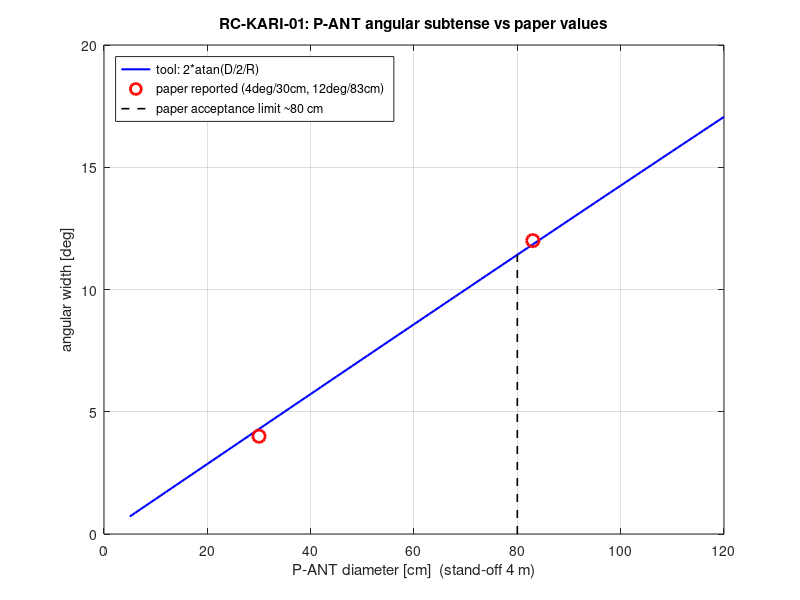

Write the MATLAB code that produced this figure. (Note: this script raises an error after producing the figure.)
function generate_figures()
%GENERATE_FIGURES Produce reference-validation comparison figures (Octave/MATLAB).
%   Writes PNGs to docs/reports/reference_validation/figures/. Plots are NOT
%   hand-edited to match papers; they overlay computed/illustrative data only.
    root = fileparts(fileparts(fileparts(mfilename('fullpath'))));
    addpath(fullfile(root, 'src'));
    figDir = fullfile(root, 'docs', 'reports', 'reference_validation', 'figures');
    if exist(figDir, 'dir') ~= 7; mkdir(figDir); end
    set(0, 'defaultfigurevisible', 'off');
    try; graphics_toolkit('gnuplot'); catch; end

    % ---- RC-KARI-01: P-ANT angular subtense vs the paper's reported points ----
    % Paper (KSAS 2015 춘계 pp.832-835): 4 deg <-> ~30 cm, 12 deg <-> ~83 cm at ~4 m;
    % acceptable up to ~80 cm. Curve = tool/closed-form; markers = PUBLIC_REPORTED.
    R = 4.0;
    D = 0.05:0.01:1.20;
    ang = 2 * atand(D / 2 / R);
    figure;
    plot(D*100, ang, '-b', 'LineWidth', 1.5); hold on;
    plot([30 83], [4 12], 'ro', 'MarkerSize', 9, 'LineWidth', 2);
    plot([80 80], [0 2*atand(0.80/2/R)], '--k', 'LineWidth', 1.2);
    xlabel('P-ANT diameter [cm]  (stand-off 4 m)'); ylabel('angular width [deg]');
    legend('tool: 2*atan(D/2/R)', 'paper reported (4deg/30cm, 12deg/83cm)', ...
           'paper acceptance limit ~80 cm', 'location', 'northwest');
    title('RC-KARI-01: P-ANT angular subtense vs paper values');
    grid on; xlim([0 120]);
    print(fullfile(figDir, 'rc_kari_01_subtense.png'), '-dpng');

    % ---- RC-KARI-02: reported installed ripple envelope (1-3 dB) ----
    fc = 2.2e9;
    free = rfscreen.antenna.SyntheticPatternFactory.cosineDirectional(6, fc, 1);
    az = -180:2:180;
    gFree = arrayfun(@(a) free.evaluate(fc, a, 0), az);
    gInst = gFree + 3 * sind(3 * az);        % PUBLIC_REPORTED envelope: <= 3 dB ripple
    figure;
    plot(az, gFree, '-b', 'LineWidth', 1.5); hold on;
    plot(az, gInst, '--r', 'LineWidth', 1.5);
    xlabel('azimuth [deg]'); ylabel('gain [dBi]');
    legend('free-space', 'installed (paper-reported 1-3 dB ripple envelope)', 'location', 'south');
    title('RC-KARI-02: reported installed ripple envelope (el=0 cut)');
    grid on; xlim([-180 180]);
    print(fullfile(figDir, 'rc_kari_02_pattern.png'), '-dpng');

    figure;
    plot(az, gInst - gFree, '-k', 'LineWidth', 1.5); hold on;
    plot([-180 180], [ 3  3], ':r'); plot([-180 180], [-3 -3], ':r');
    xlabel('azimuth [deg]'); ylabel('installed - free-space [dB]');
    title('RC-KARI-02: ripple vs the paper''s 3 dB envelope');
    grid on; xlim([-180 180]); ylim([-4 4]);
    print(fullfile(figDir, 'rc_kari_02_delta.png'), '-dpng');

    % ---- RC-KARI-RF-01: required S-band tone pairing for an IM3 in L1 ----
    % f2 = 2*f1 - f_L1 is DERIVED, not hand-picked (DEFECT-B fix).
    fL1 = 1.57542;                       % GHz
    f1 = 2.00:0.01:3.00;                 % GHz, S-band
    f2 = 2*f1 - fL1;
    figure;
    plot(f1, f2, '-b', 'LineWidth', 1.5); hold on;
    plot([2 4], [2 4], ':k');
    plot([2 3], [4 4], '--r', 'LineWidth', 1.2);
    plot([2 3], [2 2], '--r', 'LineWidth', 1.2);
    xlabel('f1 [GHz]'); ylabel('required f2 = 2*f1 - f_{L1} [GHz]');
    legend('required partner tone', 'f2 = f1', 'S-band bounds (2-4 GHz)', 'location', 'northwest');
    title('RC-KARI-RF-01: S-band tone pairs whose IM3 lands in GNSS L1');
    grid on; xlim([2 3]); ylim([2 4.2]);
    print(fullfile(figDir, 'rc_kari_rf_01_im3.png'), '-dpng');

    fprintf('figures written to %s\n', figDir);
end
